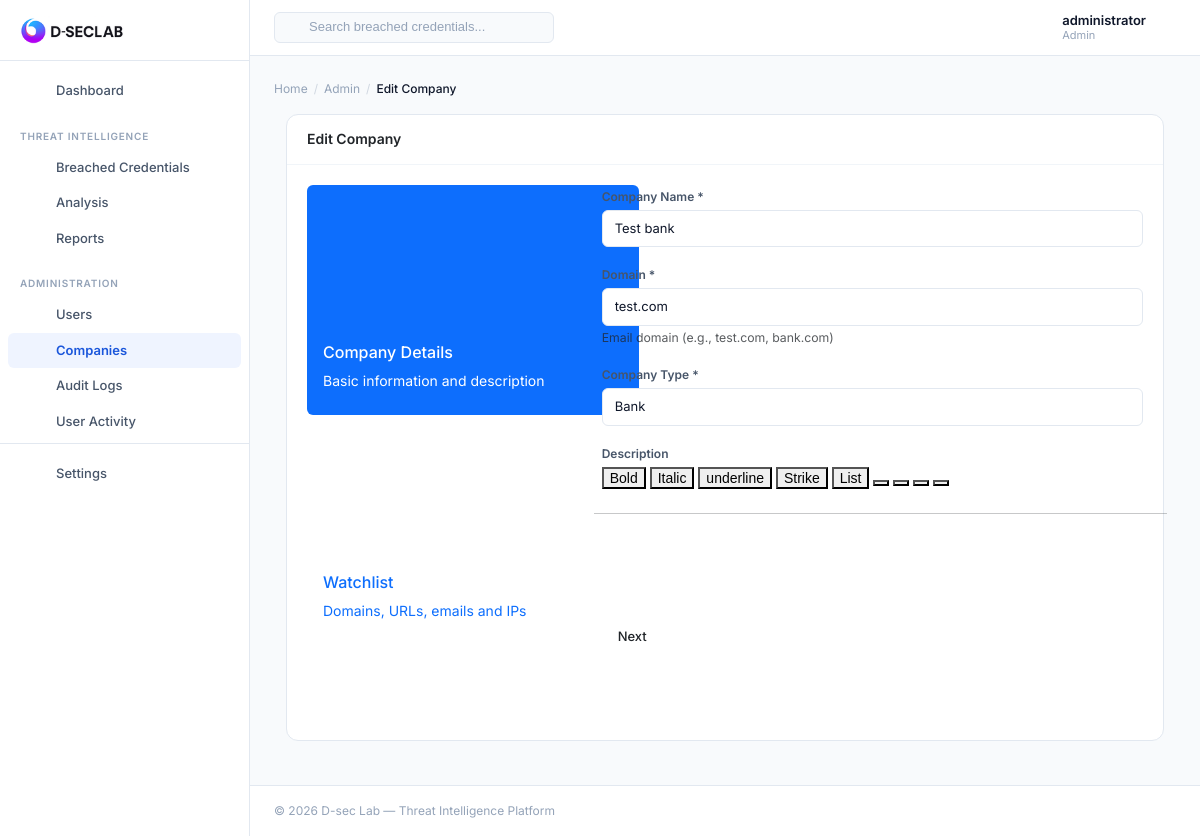
The app's page /admin/companies/1/edit (signed in) with its own data.
### cuba/models.py (models this page shows, shortened)
class User(db.Model, UserMixin):
    id = db.Column(db.Integer, primary_key=True)
    username = db.Column(db.String(50), unique=True, nullable=False)
    email = db.Column(db.String(255), unique=True, nullable=False)
    password = db.Column(db.String(255), nullable=False)
    role = db.Column(db.String(20), default='member', nullable=False)
    isAdmin = db.Column(db.Boolean, default=False)
    company_id = db.Column(db.Integer, db.ForeignKey('company.id'), nullable=True)
    is_active = db.Column(db.Boolean, default=True)
    last_login = db.Column(db.DateTime, nullable=True)
    created_at = db.Column(db.DateTime, default=utcnow)
    updated_at = db.Column(db.DateTime, default=utcnow, onupdate=utcnow)
    @property
    def is_admin_user(self) -> bool:
        return self.role == 'admin' or self.isAdmin

class Company(db.Model):
    id = db.Column(db.Integer, primary_key=True)
    name = db.Column(db.String(200), nullable=False, unique=True)
    domain = db.Column(db.String(200), nullable=False, unique=True, index=True)
    company_type = db.Column(db.String(50), nullable=False)
    description = db.Column(db.Text)
    created_at = db.Column(db.DateTime, default=utcnow)
    updated_at = db.Column(db.DateTime, default=utcnow, onupdate=utcnow)
    users = db.relationship('User', backref='company', lazy=True)
    watchlist_entries = db.relationship('WatchlistEntry', backref='company', lazy=True, cascade='all, delete-orphan')

### cuba/admin_routes.py (the view, shortened to what this page needs)
@admin_bp.route('/admin/companies/<int:company_id>/edit', methods=['GET', 'POST'])
@login_required
@admin_required
def edit_company(company_id):
    company = Company.query.get_or_404(company_id)
    breadcrumb = {"parent": "Admin", "child": "Edit Company"}
    return render_template('admin/company_form.html', company=company, breadcrumb=breadcrumb)

### cuba/security.py (called while the page is built)
def admin_required(f):
    @wraps(f)
    def decorated_function(*args, **kwargs):
        if not current_user.is_authenticated:
            flash("Please login to access this page.", "warning")
            return redirect(url_for("auth.login"))
        if not current_user.is_admin_user:
            flash("Access denied. Admin privileges required.", "danger")
            return redirect(url_for("main.indexPage"))
        return f(*args, **kwargs)
    return decorated_function

### cuba/templates/admin/company_form.html (shortened to what this page needs)
{% extends "base.html" %}
{% block css %}
<link rel="stylesheet" type="text/css" href="{{ url_for('static', filename='assets/css/vendors/quill.snow.css' )}}">
<link rel="stylesheet" type="text/css" href="{{ url_for('static', filename='assets/css/vendors/intltelinput.min.css' )}}">
<link rel="stylesheet" type="text/css" href="{{ url_for('static', filename='assets/css/vendors/tagify.css' )}}">
<link rel="stylesheet" type="text/css" href="{{ url_for('static', filename='assets/css/vendors/flatpickr/flatpickr.min.css' )}}">
<link rel="stylesheet" type="text/css" href="{{ url_for('static', filename='assets/css/vendors/dropzone.min.css' )}}">
<link rel="stylesheet" type="text/css" href="{{ url_for('static', filename='assets/css/vendors/sweetalert2.css' )}}">
<link rel="stylesheet" type="text/css" href="{{ url_for('static', filename='assets/css/vendors/select/bootstrap-select.min.css' )}}">
{% endblock %}
{% block content %}
<div class="container-fluid">
  <div class="row">
    <div class="col-12">
      <div class="card">
        <div class="card-header">
          <h5>{{ 'Edit Company' if company else 'Add Company' }}</h5>
        </div>
        <div class="card-body">
          <div class="row g-xl-5 g-3">
            <div class="col-xxl-3 col-xl-4 box-col-4e sidebar-left-wrapper">
              <ul class="sidebar-left-icons nav nav-pills" id="company-form-pills-tab" role="tablist">
                <li class="nav-item"> <a class="nav-link active" id="company-details-tab" data-bs-toggle="pill" href="#company-details" role="tab" aria-controls="company-details" aria-selected="true">
                    <div class="nav-rounded">
                      <div class="product-icons">
                        <svg class="stroke-icon">
                          <use href="{{ url_for('static', filename='assets/svg/icon-sprite.svg' )}}#product-detail"></use>
                        </svg>
                      </div>
                    </div>
                    <div class="product-tab-content">
                      <h6>Company Details</h6>
                      <p>Basic information and description</p>
                    </div></a></li>
                <li class="nav-item"> <a class="nav-link" id="company-watchlist-tab" data-bs-toggle="pill" href="#company-watchlist" role="tab" aria-controls="company-watchlist" aria-selected="false">
                    <div class="nav-rounded">
                      <div class="product-icons">
                        <svg class="stroke-icon">
                          <use href="{{ url_for('static', filename='assets/svg/icon-sprite.svg' )}}#product-category"></use>
                        </svg>
                      </div>
                    </div>
                    <div class="product-tab-content">
                      <h6>Watchlist</h6>
                      <p>Domains, URLs, emails and IPs</p>
                    </div></a></li>
              </ul>
            </div>
            <div class="col-xxl-9 col-xl-8 box-col-8 position-relative">
              <div class="tab-content custom-input" id="company-form-pills-tabContent">
                <div class="tab-pane fade show active" id="company-details" role="tabpanel" aria-labelledby="company-details-tab">
                  <div class="sidebar-body">
                    <form class="row g-3 common-form" method="POST" action="{{ url_for('admin.edit_company', company_id=company.id) if company else url_for('admin.add_company') }}" id="company-details-form">
                      <div class="col-12">
                        <label class="form-label" for="name">Company Name <span class="txt-danger">*</span></label>
                        <input class="form-control" id="name" name="name" type="text"
                               value="{{ company.name if company else '' }}" placeholder="Enter company name" required />
                      </div>
                      <div class="col-md-12">
                        <label class="form-label" for="domain">Domain <span class="txt-danger">*</span></label>
                        <input class="form-control" id="domain" name="domain" type="text"
                               placeholder="example.com" value="{{ company.domain if company else '' }}" required />
                        <small class="form-text text-muted">Email domain (e.g., test.com, bank.com)</small>
                      </div>
                      <div class="col-md-12">
                        <label class="form-label" for="company_type">Company Type <span class="txt-danger">*</span></label>
                        <select class="form-control" id="company_type" name="company_type" required>
                          <option value="bank" {{ 'selected' if company and company.company_type == 'bank' else '' }}>Bank</option>
                        </select>
                      </div>
                      <div class="col-md-12">
                        <label class="form-label" for="description">Description</label>
                        <div class="toolbar-box">
                          <div id="toolbar3">
                            <button class="ql-bold">Bold </button>
                            <button class="ql-italic">Italic </button>
                            <button class="ql-underline">underline</button>
                            <button class="ql-strike">Strike </button>
                            <button class="ql-list" value="ordered">List </button>
                            <button class="ql-list" value="bullet"> </button>
                            <button class="ql-indent" value="-1"> </button>
                            <button class="ql-indent" value="+1"></button>
                            <button class="ql-link"></button>
                          </div>
                        </div>
                      </div>
                      <hr class="my-4">
                      <div class="col-12 product-buttons">
                        <button class="btn m-0" type="button" onclick="handleNextButtonClick('company-watchlist-tab')">Next
                          <svg>
                            <use href="{{ url_for('static', filename='assets/svg/icon-sprite.svg' )}}#front-arrow"> </use>
                          </svg>
                        </button>
                      </div>
                    </form>
                  </div>
                </div>
              </div>
            </div>
          </div>
        </div>
      </div>
    </div>
  </div>
</div>
{% endblock %}

### cuba/templates/layout/header.html (shortened to what this page needs)
<header class="dsec-header">
  <div class="dsec-header-left">
    <div class="dsec-header-search">
      <form action="{{ url_for('threat_intel.breached_creds_list') }}" method="get" style="margin:0;">
        <input type="text" name="search" placeholder="Search breached credentials..." autocomplete="off">
      </form>
    </div>
  </div>
  <div class="dsec-header-right">
    <button class="dsec-header-btn" id="theme-toggle" title="Toggle dark/light mode">
    </button>
    {% if current_user.is_authenticated %}
    <div style="position:relative;">
      <button class="dsec-header-btn" id="notif-toggle" title="Notifications">
      </button>
    </div>
    <div style="position:relative;">
      <div class="dsec-header-profile" id="profile-toggle">
        <div class="dsec-header-profile-info">
          <div class="dsec-header-profile-name">{{ current_user.username }}</div>
          <div class="dsec-header-profile-role">{{ 'Admin' if current_user.is_admin_user else 'Member' }}</div>
        </div>
        <i data-feather="chevron-down" style="width:14px;height:14px;color:var(--text-muted);"></i>
      </div>
    </div>
    {% else %}
    <a href="{{ url_for('auth.login') }}" class="btn btn-primary btn-sm">Sign In</a>
    {% endif %}
  </div>
</header>

### cuba/templates/layout/breadcrumb.html
{% if breadcrumb %}
<div style="display:flex;align-items:center;gap:6px;font-size:12px;color:var(--text-muted);margin-bottom:16px;">
  <a href="{{ url_for('main.indexPage') }}" style="color:var(--text-muted);text-decoration:none;">Home</a>
  {% if breadcrumb.parent %}
  <span style="opacity:0.4;">/</span>
  <span>{{ breadcrumb.parent }}</span>
  {% endif %}
  {% if breadcrumb.child %}
  <span style="opacity:0.4;">/</span>
  <span style="color:var(--text);font-weight:500;">{{ breadcrumb.child }}</span>
  {% endif %}
</div>
{% endif %}

### cuba/static/assets/css/custom-branding.css (style rules this page uses)
:root { --primary: #1a56db; --primary-hover: #1347b8; --primary-light: #eff4ff; --primary-50: rgba(26, 86, 219, 0.08); --text: #0f172a; --text-secondary: #475569; --text-muted: #94a3b8; --bg: #f8fafc; --bg-white: #ffffff; --border: #e2e8f0; --border-light: #f1f5f9; --success: #059669; --danger: #dc2626; --warning: #d97706; --info: #0284c7; --radius: 8px; --radius-sm: 6px; --radius-lg: 12px; --shadow-sm: 0 1px 2px rgba(0,0,0,0.04); --shadow: 0 1px 3px rgba(0,0,0,0.06), 0 1px 2px rgba(0,0,0,0.04); --sidebar-width: 250px; --header-height: 56px; --transition: all 0.15s ease; }
*, *::before, *::after { box-sizing: border-box; }
body { font-family: 'Inter', -apple-system, BlinkMacSystemFont, 'Segoe UI', sans-serif; background: var(--bg); color: var(--text); font-size: 14px; line-height: 1.5; -webkit-font-smoothing: antialiased; -moz-osx-font-smoothing: grayscale; margin: 0; padding: 0; overflow-x: hidden; }
.dsec-header { height: var(--header-height); background: var(--bg-white); border-bottom: 1px solid var(--border); display: flex; align-items: center; justify-content: space-between; padding: 0 24px; position: sticky; top: 0; z-index: 100; }
.dsec-header-left { display: flex; align-items: center; gap: 16px; }
.dsec-header-search { position: relative; }
.dsec-header-search input { background: var(--bg); border: 1px solid var(--border); border-radius: var(--radius-sm); padding: 7px 12px 7px 34px; font-size: 13px; width: 280px; outline: none; transition: var(--transition); color: var(--text); }
.dsec-header-search input::placeholder { color: var(--text-muted); }
.dsec-header-right { display: flex; align-items: center; gap: 8px; }
.dsec-header-btn { background: none; border: none; padding: 8px; border-radius: var(--radius-sm); color: var(--text-secondary); cursor: pointer; transition: var(--transition); display: flex; align-items: center; position: relative; }
.dsec-header-profile { display: flex; align-items: center; gap: 8px; padding: 4px 8px; border-radius: var(--radius-sm); cursor: pointer; transition: var(--transition); text-decoration: none; color: var(--text); margin-left: 8px; }
.dsec-header-profile-info { line-height: 1.2; }
.dsec-header-profile-name { font-size: 13px; font-weight: 600; }
.dsec-header-profile-role { font-size: 11px; color: var(--text-muted); }
.card { background: var(--bg-white); border: 1px solid var(--border); border-radius: var(--radius-lg); box-shadow: none; margin-bottom: 20px; }
.card-header { background: transparent; border-bottom: 1px solid var(--border-light); padding: 16px 20px; display: flex; align-items: center; justify-content: space-between; }
.card-header h5 { font-size: 14px; font-weight: 600; margin: 0; }
.card-body { padding: 20px; }
.btn { font-family: 'Inter', sans-serif; font-weight: 500; font-size: 13px; border-radius: var(--radius-sm); padding: 8px 16px; transition: var(--transition); border: none; cursor: pointer; }
.form-control, .form-select { font-family: 'Inter', sans-serif; border: 1px solid var(--border); border-radius: var(--radius-sm); font-size: 13px; padding: 8px 12px; color: var(--text); background: var(--bg-white); transition: var(--transition); }
.form-label { font-size: 12px; font-weight: 600; color: var(--text-secondary); margin-bottom: 4px; }

### records on screen
User: username "administrator", role "Admin", parent "Admin"
Company: name "Test bank", domain "test.com"

### other values on screen
{{ breadcrumb.child }} "Edit Company"
{{ 'Edit Company' if company else 'Add Company' }} "Edit Company"
